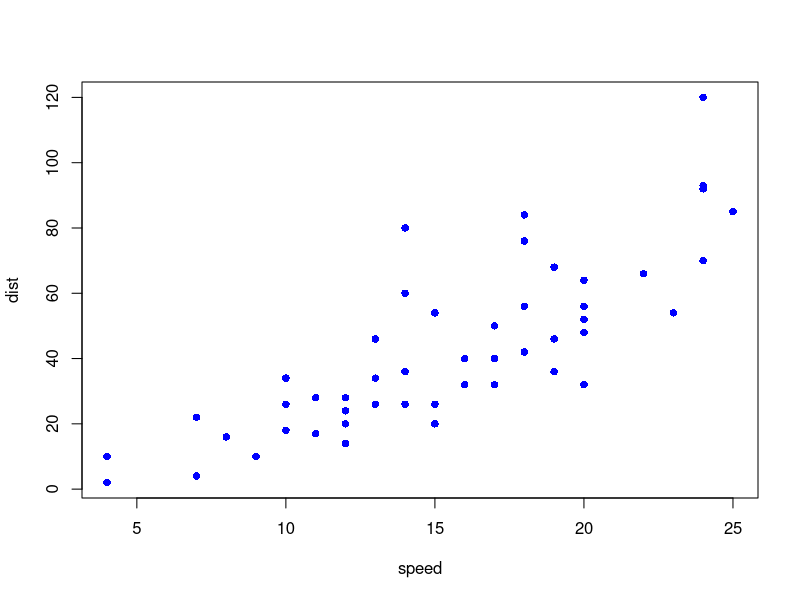

The R script that drew this image:
## ---- chunk 1
data(cars)
plot(cars,col='blue',pch=16)
## ---- chunk 2
if (!require("ModelMetrics")) install.packages("ModelMetrics")
library(ModelMetrics)

lm_model <- lm(dist~speed,data=cars)
## ---- chunk 3
mse(actual = cars$dist, predicted = lm_model$fitted.values)
## ---- chunk 4
if (!require("rpart")) install.packages("rpart")
library(rpart)
treemodel <- rpart(dist~speed,data=cars,control = rpart.control(cp=0.3))
## ---- chunk 5
mse(actual = cars$dist, predicted = predict(treemodel))
## ---- chunk 6
treemodel <- rpart(dist~speed,data=cars,control = rpart.control(cp=0.01)) # default value of cp
## ---- chunk 7
mse(actual = cars$dist, predicted = predict(treemodel))
